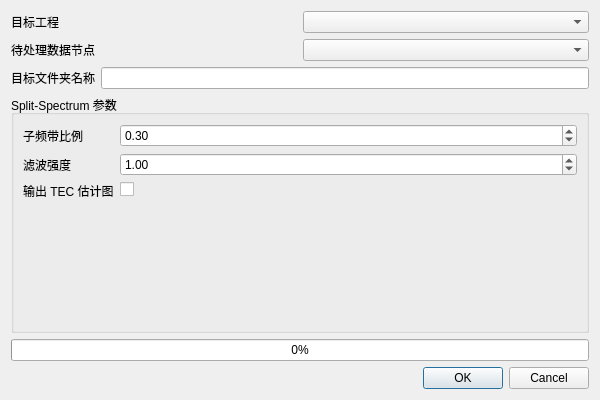
<?xml version="1.0" encoding="UTF-8"?>
<ui version="4.0">
 <class>IonosphericCorrection</class>
 <widget class="QWidget" name="IonosphericCorrection">
  <property name="geometry">
   <rect>
    <x>0</x>
    <y>0</y>
    <width>600</width>
    <height>400</height>
   </rect>
  </property>
  <property name="minimumSize">
   <size>
    <width>600</width>
    <height>0</height>
   </size>
  </property>
  <property name="windowTitle">
   <string>电离层 Split-Spectrum 校正</string>
  </property>
  <property name="windowIcon">
   <iconset resource="../resources/SatExplorer.qrc">
    <normaloff>:/SatExplorer/icon/InSARapp.ico</normaloff>:/SatExplorer/icon/InSARapp.ico</iconset>
  </property>
  <layout class="QVBoxLayout" name="verticalLayout">
   <item>
    <layout class="QHBoxLayout" name="horizontalLayout_project">
     <item>
      <widget class="QLabel" name="projectlabel">
       <property name="text">
        <string>目标工程</string>
       </property>
      </widget>
     </item>
     <item>
      <widget class="QComboBox" name="comboBox"/>
     </item>
    </layout>
   </item>
   <item>
    <layout class="QHBoxLayout" name="horizontalLayout_node">
     <item>
      <widget class="QLabel" name="Inputlabel">
       <property name="text">
        <string>待处理数据节点</string>
       </property>
      </widget>
     </item>
     <item>
      <widget class="QComboBox" name="comboBox_2"/>
     </item>
    </layout>
   </item>
   <item>
    <layout class="QHBoxLayout" name="horizontalLayout_filename">
     <item>
      <widget class="QLabel" name="label_filename">
       <property name="text">
        <string>目标文件夹名称</string>
       </property>
      </widget>
     </item>
     <item>
      <widget class="QLineEdit" name="file_name"/>
     </item>
    </layout>
   </item>
   <item>
    <widget class="QGroupBox" name="ParamsGroupBox">
     <property name="title">
      <string>Split-Spectrum 参数</string>
     </property>
     <layout class="QFormLayout" name="formLayout_params">
      <item row="0" column="0">
       <widget class="QLabel" name="label_subband">
        <property name="text">
         <string>子频带比例</string>
        </property>
       </widget>
      </item>
      <item row="0" column="1">
       <widget class="QDoubleSpinBox" name="doubleSpinBox_subband">
        <property name="minimum">
         <double>0.100000000000000</double>
        </property>
        <property name="maximum">
         <double>0.500000000000000</double>
        </property>
        <property name="singleStep">
         <double>0.050000000000000</double>
        </property>
        <property name="value">
         <double>0.300000000000000</double>
        </property>
       </widget>
      </item>
      <item row="1" column="0">
       <widget class="QLabel" name="label_filter">
        <property name="text">
         <string>滤波强度</string>
        </property>
       </widget>
      </item>
      <item row="1" column="1">
       <widget class="QDoubleSpinBox" name="doubleSpinBox_filter">
        <property name="minimum">
         <double>0.100000000000000</double>
        </property>
        <property name="maximum">
         <double>5.000000000000000</double>
        </property>
        <property name="singleStep">
         <double>0.100000000000000</double>
        </property>
        <property name="value">
         <double>1.000000000000000</double>
        </property>
       </widget>
      </item>
      <item row="2" column="0">
       <widget class="QLabel" name="label_tec">
        <property name="text">
         <string>输出 TEC 估计图</string>
        </property>
       </widget>
      </item>
      <item row="2" column="1">
       <widget class="QCheckBox" name="checkBox_tec">
        <property name="text">
         <string/>
        </property>
       </widget>
      </item>
     </layout>
    </widget>
   </item>
   <item>
    <widget class="QProgressBar" name="progressBar">
     <property name="value">
      <number>0</number>
     </property>
    </widget>
   </item>
   <item>
    <widget class="QDialogButtonBox" name="buttonBox">
     <property name="standardButtons">
      <set>QDialogButtonBox::Cancel|QDialogButtonBox::Ok</set>
     </property>
    </widget>
   </item>
  </layout>
 </widget>
 <resources>
  <include location="../resources/SatExplorer.qrc"/>
 </resources>
 <connections/>
</ui>
